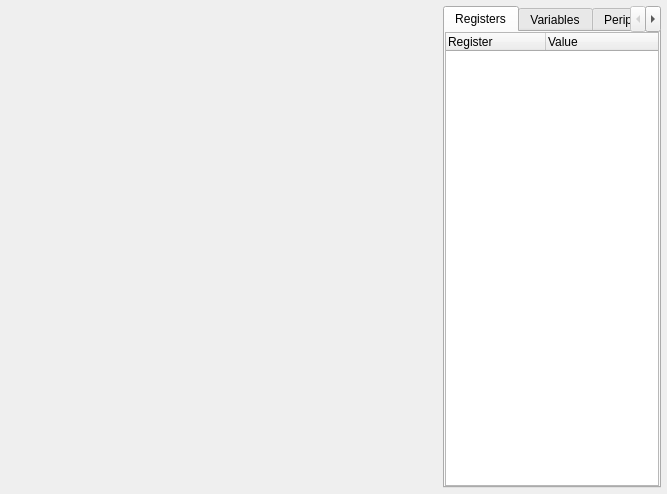
<?xml version="1.0" encoding="UTF-8"?>
<ui version="4.0">
 <class>aboardtab</class>
 <widget class="QMainWindow" name="aboardtab">
  <property name="geometry">
   <rect>
    <x>0</x>
    <y>0</y>
    <width>667</width>
    <height>494</height>
   </rect>
  </property>
  <property name="windowTitle">
   <string>MainWindow</string>
  </property>
  <widget class="QWidget" name="boardWidget">
   <layout class="QGridLayout" name="boardGridLayout">
    <property name="leftMargin">
     <number>6</number>
    </property>
    <property name="topMargin">
     <number>6</number>
    </property>
    <property name="rightMargin">
     <number>6</number>
    </property>
    <property name="bottomMargin">
     <number>6</number>
    </property>
    <property name="spacing">
     <number>0</number>
    </property>
    <item row="0" column="0">
     <widget class="QWidget" name="graphicWidget" native="true">
      <property name="sizePolicy">
       <sizepolicy hsizetype="Preferred" vsizetype="Preferred">
        <horstretch>2</horstretch>
        <verstretch>0</verstretch>
       </sizepolicy>
      </property>
      <layout class="QGridLayout" name="graphicGridLayout">
       <property name="leftMargin">
        <number>0</number>
       </property>
       <property name="topMargin">
        <number>0</number>
       </property>
       <property name="rightMargin">
        <number>3</number>
       </property>
       <property name="bottomMargin">
        <number>0</number>
       </property>
      </layout>
     </widget>
    </item>
    <item row="0" column="1">
     <widget class="QTabWidget" name="debugWidget">
      <property name="sizePolicy">
       <sizepolicy hsizetype="Preferred" vsizetype="Preferred">
        <horstretch>1</horstretch>
        <verstretch>0</verstretch>
       </sizepolicy>
      </property>
      <property name="currentIndex">
       <number>0</number>
      </property>
      <widget class="QWidget" name="registers">
       <attribute name="title">
        <string>Registers</string>
       </attribute>
       <layout class="QGridLayout" name="gridLayout">
        <property name="leftMargin">
         <number>0</number>
        </property>
        <property name="topMargin">
         <number>0</number>
        </property>
        <property name="rightMargin">
         <number>0</number>
        </property>
        <property name="bottomMargin">
         <number>0</number>
        </property>
        <property name="spacing">
         <number>0</number>
        </property>
        <item row="0" column="0">
         <widget class="QTreeWidget" name="treeWidget">
          <property name="sizePolicy">
           <sizepolicy hsizetype="Preferred" vsizetype="Preferred">
            <horstretch>0</horstretch>
            <verstretch>0</verstretch>
           </sizepolicy>
          </property>
          <property name="columnCount">
           <number>2</number>
          </property>
          <column>
           <property name="text">
            <string notr="true">Register</string>
           </property>
          </column>
          <column>
           <property name="text">
            <string>Value</string>
           </property>
          </column>
         </widget>
        </item>
       </layout>
      </widget>
      <widget class="QWidget" name="variables">
       <attribute name="title">
        <string>Variables</string>
       </attribute>
       <layout class="QGridLayout" name="gridLayout_2">
        <property name="leftMargin">
         <number>0</number>
        </property>
        <property name="topMargin">
         <number>0</number>
        </property>
        <property name="rightMargin">
         <number>0</number>
        </property>
        <property name="bottomMargin">
         <number>0</number>
        </property>
        <property name="spacing">
         <number>0</number>
        </property>
        <item row="0" column="0">
         <widget class="QTreeWidget" name="treeWidget_2">
          <property name="columnCount">
           <number>2</number>
          </property>
          <column>
           <property name="text">
            <string notr="true">Name</string>
           </property>
          </column>
          <column>
           <property name="text">
            <string>Value</string>
           </property>
          </column>
         </widget>
        </item>
       </layout>
      </widget>
      <widget class="QWidget" name="peripherals">
       <attribute name="title">
        <string>Peripherals</string>
       </attribute>
       <layout class="QGridLayout" name="gridLayout_3">
        <property name="leftMargin">
         <number>0</number>
        </property>
        <property name="topMargin">
         <number>0</number>
        </property>
        <property name="rightMargin">
         <number>0</number>
        </property>
        <property name="bottomMargin">
         <number>0</number>
        </property>
        <property name="spacing">
         <number>0</number>
        </property>
        <item row="0" column="0">
         <widget class="QTreeWidget" name="treeWidget_3">
          <column>
           <property name="text">
            <string notr="true">Port</string>
           </property>
          </column>
          <column>
           <property name="text">
            <string>Direction</string>
           </property>
          </column>
          <column>
           <property name="text">
            <string>Value</string>
           </property>
          </column>
         </widget>
        </item>
       </layout>
      </widget>
     </widget>
    </item>
   </layout>
  </widget>
  <action name="actionBoard">
   <property name="text">
    <string>Board</string>
   </property>
  </action>
 </widget>
 <resources/>
 <connections/>
</ui>
